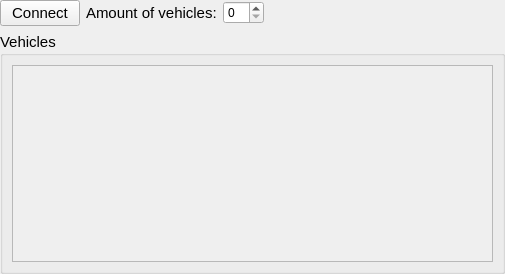
<?xml version="1.0" encoding="UTF-8"?>
<ui version="4.0">
 <class>Form</class>
 <widget class="QWidget" name="Form">
  <property name="geometry">
   <rect>
    <x>0</x>
    <y>0</y>
    <width>505</width>
    <height>274</height>
   </rect>
  </property>
  <property name="windowTitle">
   <string>Form</string>
  </property>
  <layout class="QGridLayout" name="gridLayout_2">
   <property name="leftMargin">
    <number>0</number>
   </property>
   <property name="topMargin">
    <number>0</number>
   </property>
   <property name="rightMargin">
    <number>0</number>
   </property>
   <property name="bottomMargin">
    <number>0</number>
   </property>
   <item row="0" column="0">
    <layout class="QGridLayout" name="gridLayout_4">
     <item row="0" column="1">
      <widget class="QLabel" name="lblVehicleamounttitle">
       <property name="sizePolicy">
        <sizepolicy hsizetype="Fixed" vsizetype="Preferred">
         <horstretch>0</horstretch>
         <verstretch>0</verstretch>
        </sizepolicy>
       </property>
       <property name="font">
        <font>
         <pointsize>11</pointsize>
        </font>
       </property>
       <property name="text">
        <string>Amount of vehicles:</string>
       </property>
      </widget>
     </item>
     <item row="0" column="2">
      <widget class="QSpinBox" name="spinVehicles">
       <property name="enabled">
        <bool>true</bool>
       </property>
       <property name="sizePolicy">
        <sizepolicy hsizetype="Fixed" vsizetype="Fixed">
         <horstretch>0</horstretch>
         <verstretch>0</verstretch>
        </sizepolicy>
       </property>
       <property name="keyboardTracking">
        <bool>false</bool>
       </property>
      </widget>
     </item>
     <item row="0" column="0">
      <widget class="QPushButton" name="btnConnect">
       <property name="sizePolicy">
        <sizepolicy hsizetype="Preferred" vsizetype="Fixed">
         <horstretch>0</horstretch>
         <verstretch>0</verstretch>
        </sizepolicy>
       </property>
       <property name="font">
        <font>
         <pointsize>11</pointsize>
        </font>
       </property>
       <property name="text">
        <string>Connect</string>
       </property>
      </widget>
     </item>
     <item row="0" column="3">
      <spacer name="horizontalSpacer">
       <property name="orientation">
        <enum>Qt::Horizontal</enum>
       </property>
       <property name="sizeHint" stdset="0">
        <size>
         <width>40</width>
         <height>20</height>
        </size>
       </property>
      </spacer>
     </item>
     <item row="1" column="0" colspan="4">
      <widget class="QGroupBox" name="groupVehicles">
       <property name="minimumSize">
        <size>
         <width>0</width>
         <height>240</height>
        </size>
       </property>
       <property name="font">
        <font>
         <pointsize>11</pointsize>
         <italic>false</italic>
        </font>
       </property>
       <property name="title">
        <string>Vehicles</string>
       </property>
       <property name="alignment">
        <set>Qt::AlignLeading|Qt::AlignLeft|Qt::AlignTop</set>
       </property>
       <layout class="QGridLayout" name="gridLayout_3">
        <item row="0" column="1">
         <widget class="QScrollArea" name="scrollArea">
          <property name="widgetResizable">
           <bool>true</bool>
          </property>
          <widget class="QWidget" name="scrollAreaWidgetContents">
           <property name="geometry">
            <rect>
             <x>0</x>
             <y>0</y>
             <width>481</width>
             <height>200</height>
            </rect>
           </property>
           <layout class="QGridLayout" name="gridLayout_5">
            <item row="0" column="0">
             <layout class="QVBoxLayout" name="layOut"/>
            </item>
            <item row="1" column="0">
             <spacer name="verticalSpacer">
              <property name="orientation">
               <enum>Qt::Vertical</enum>
              </property>
              <property name="sizeHint" stdset="0">
               <size>
                <width>20</width>
                <height>40</height>
               </size>
              </property>
             </spacer>
            </item>
           </layout>
          </widget>
         </widget>
        </item>
       </layout>
      </widget>
     </item>
    </layout>
   </item>
  </layout>
 </widget>
 <resources/>
 <connections/>
</ui>
